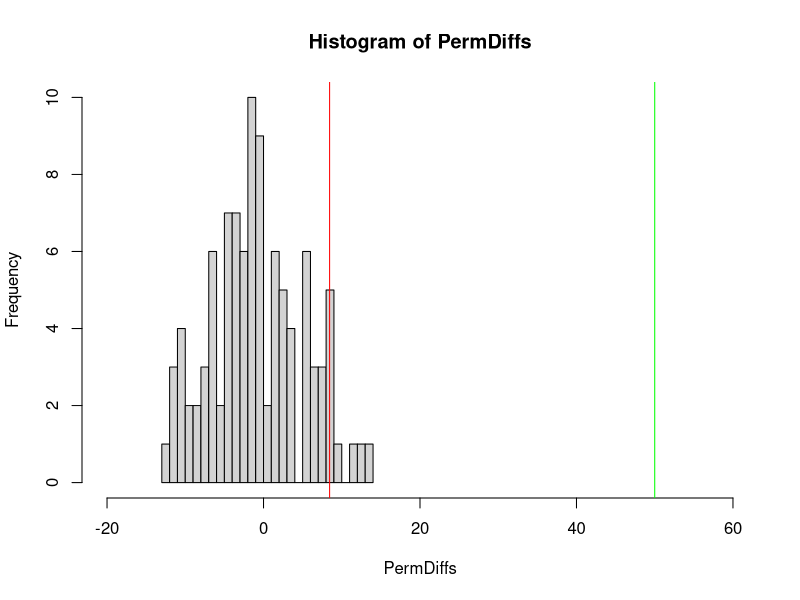

The R source for this figure:
## ---- chunk 1
for (i in 1:10){ print(i) }
## ---- chunk 2
for (i in 1:10){ print(i * i ) }

for (i in 1:10){ print(i^2 ) }

for (i in 1:10){ print(i**2 ) }


## ---- chunk 3
summa <- 0

for (i in 1:100){ summa <- summa + i } 
print(summa)
## ---- chunk 4
factorial(4)
## ---- chunk 5
#permutaatiotesti 

# tehdään kokeilumielessä aineisto, jossa ryhmät selkeästi eroavat toisistaan 
group1 <- 1:50 
group2 <- 51:100

# luodaan dataframe, jossa value on ryhmien arvot ja rep() funktiolla tehdään labelit rymhmille eli 1 ja 2 
data <- data.frame(value = c(group1, group2), group = rep(c(1,2), each=50))


# lasketaan ryhmien keskiarvojen ero 

#         yksinkertaisesti GrpDiff <-  mean(group2) - mean(group1) 

# Viljamin parempi tyyli, jolla saadaan haettua tieto dataframesta myöhemmminkin  


GrpDiff <- mean( data$value[ data$group==2]) - mean( data$value[ data$group==1])

#Luodaan datasta permutaatioita ja lasketaan permutaatioiden keskiarvoerot 

Nperms = 100; 

# alustetaan numeric() funktiolla muuttujaan oikea määrä paikkoja permutaatioille 

PermDiffs <- numeric(Nperms) 

# for loopissa sample funktiolla luodaan Nperms kertaa uusi permutaatio labeleille 
#   eli 1 ja 2 sekoitetaan uuteen järjestykseen
# sitten lasketaan keskiarvoerot uudella permutaatiolla ja talletetaan PermDiffs muuttujaan 
#   indeksoituna [i] 
# tämä toistetaan Nperms kertaa 


for(i in 1:Nperms){
  
  # shuffle labels 
  #     sample funktio arpoo otoksen lukuarvot satunnaiseen järjestykseen eli tekee uuden permutaation 
  PermLabels <- sample(data$group)
  
  # lasketaan ryhmien keskiarvojen erotus Nperms määrälle permutaatioita
  
  PermDiffs[i] <- mean( data$value[ PermLabels==2]) - mean(data$value[ PermLabels==1])
  
}

# Histogrammista voidaan katsoa onko havaittu keskiarvoero suurempi kuin 
    # 95 % satunnaisista permutaatioista 

# abline() komennolla voidaan piirtää pystyviivat histogramiin 
#   abline(a,b) funktiossa a = vakio eli x-akselin leikkauskohta, b = kulmakerroin 
  #   pystysuoran viivan voi piirtää abline(v=a) komennolla, v = vertical tässä kontekstissa 
# todellinen keskiarvoero saadaan piirrettyä lisäämällä se abline(v= ) komentoon 

# kohta, jossa 95% permutaatioista on pienempiä saadaan quantile(x , 0.95) funktiolla 
# se talletetaan OneSided muuttujaan 

OneSided <- quantile(PermDiffs, .95)

hist(PermDiffs, breaks = 30,  xlim=c(-20,60))
abline(v=GrpDiff, col="green")
abline(v=OneSided, col="red")


#myös voidaan manuaalisesti etsiä kohta, jossa permutaatioiden keskiarvoero on sama, kuin todellinen 
  #   ryhmien ero, ja katsoa onko kuinka iso osa permutaatioista sen alle 
# sortataan permutaatiot sort() funktiolla 

sort(PermDiffs)

# tässä tapauksessa kaikki permutaatioiden keskiarvoerot jäävät todellisen keskiarvoeron alle eli sen 
  # mukaan ero on hyvinkin merkitsevä 
  # sen vuoksi myöskään Viljamin tapa laskea p-arvo ei toimi, koska ei indeksistä ei tule yhtään osumaa
  # toimii silloin, kun permutaatioista vähintään 1 on yli havaitun keskiarvoeron 
#p-arvon laskeminen 

#SortedDiffs <- sort(PermDiffs) 
#FirstIndex <- min(which( SortedDiffs > GrpDiff))
#Pval <- 1 - FirstIndex/Nperms


# geminin ehdottama tapa laskea p-arvo 

# sum() laskee TRUE-arvojen määrän (TRUE = 1, FALSE = 0)
  # eli laskee niiden kertojen lukumäärän, kun permutaatioiden ero, on suurempi kuin havaittu ero 
Osumat <- sum(PermDiffs >= GrpDiff)
Pval <- Osumat  / Nperms

# gemini myös suositteli lisäämään 1 sekä osoittajaan, että nimittäjään, jolla vältetään
#  tasan 0 p-arvo 
  # tasan 0 p-arvo on teoreettisesti mahdoton, koska alkuperäinen havainto on oikeasti yksi permutaatioista 

Osumat <- sum(PermDiffs >= GrpDiff)
Pval <- (Osumat + 1)/(Nperms + 1) 
Pval


# t.test(arvot ~ ryhmä, data = aineisto)

t.test(value ~ group, data = data) 

t.test(group1, group2)
